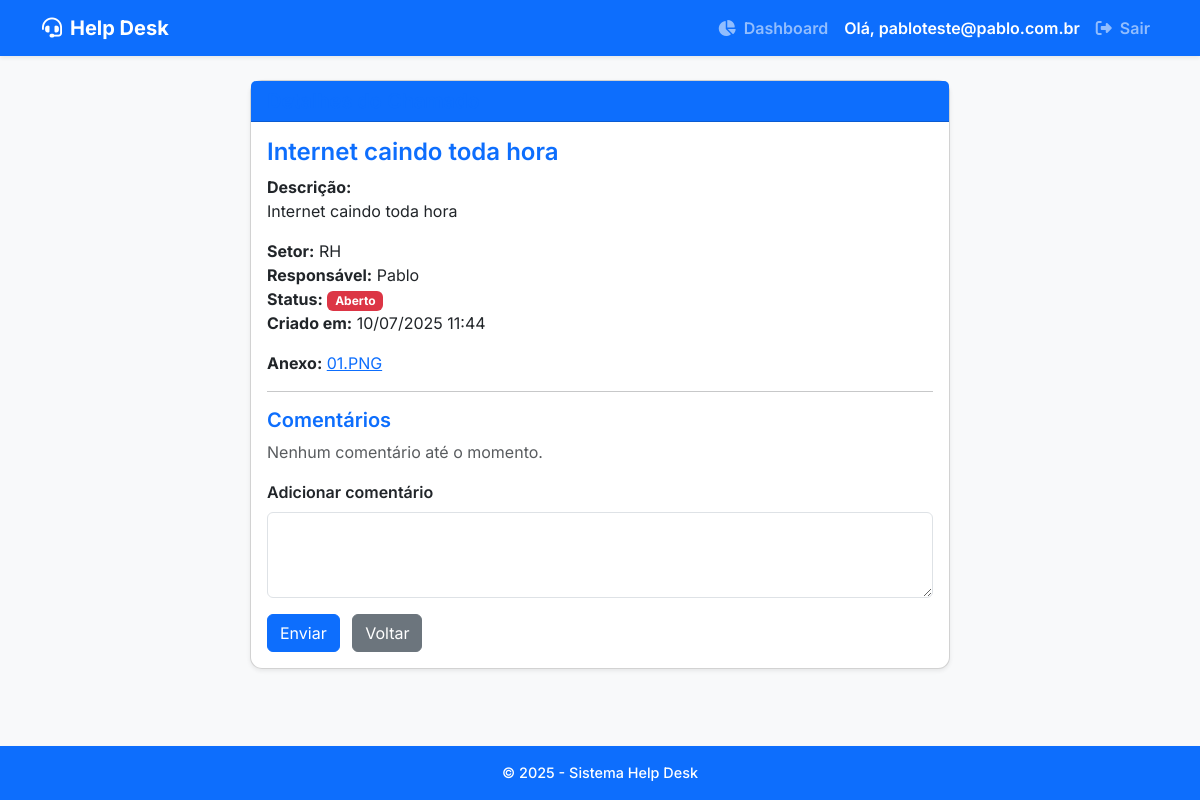
Page /ticket/1 (signed in) on the committed database.
### models.py (models this page shows, shortened)
class User(db.Model, UserMixin):
    id = db.Column(db.Integer, primary_key=True)
    email = db.Column(db.String(150), unique=True, nullable=False)
    password_hash = db.Column(db.String(128), nullable=False)
    is_admin = db.Column(db.Boolean, default=False)

class Ticket(db.Model):
    id = db.Column(db.Integer, primary_key=True)
    titulo = db.Column(db.String(100), nullable=False)
    descricao = db.Column(db.Text, nullable=False)
    setor = db.Column(db.String(50), nullable=False)
    responsavel = db.Column(db.String(50), nullable=False)
    status = db.Column(db.String(20), nullable=False)
    data_criacao = db.Column(db.DateTime, nullable=False, default=datetime.utcnow)
    arquivo_nome = db.Column(db.String(255), nullable=True)
    comentarios = db.relationship('Comment', back_populates='ticket', cascade='all, delete-orphan', lazy='dynamic')

### app.py (the view, shortened to what this page needs)
@app.route('/ticket/<int:id>', methods=['GET', 'POST'])
@login_required
def ticket_detail(id):
    ticket = Ticket.query.get_or_404(id)
    comentarios = ticket.comentarios.order_by(Comment.data_criacao.asc()).all()
    return render_template('ticket_detail.html', ticket=ticket, comentarios=comentarios)

### app.py (called while the page is built)
@login_manager.user_loader
def load_user(user_id):
    return User.query.get(int(user_id))

@app.context_processor
def inject_current_year():
    return {'current_year': datetime.now().year}

### templates/ticket_detail.html
{% extends "layout.html" %}
{% block content %}
<div class="card shadow-sm mx-auto" style="max-width: 700px;">
  <div class="card-header bg-primary text-white">
    <h5 class="mb-0">Detalhes do Chamado</h5>
  </div>
  <div class="card-body">
    <h4>{{ ticket.titulo }}</h4>
    <p><strong>Descrição:</strong><br>{{ ticket.descricao }}</p>
    <p>
      <strong>Setor:</strong> {{ ticket.setor }}<br>
      <strong>Responsável:</strong> {{ ticket.responsavel }}<br>
      <strong>Status:</strong>
      {% if ticket.status == 'Aberto' %}
        <span class="badge bg-danger">{{ ticket.status }}</span>
      {% elif ticket.status == 'Em andamento' %}
        <span class="badge bg-warning text-dark">{{ ticket.status }}</span>
      {% else %}
        <span class="badge bg-success">{{ ticket.status }}</span>
      {% endif %}
      <br>
      <strong>Criado em:</strong> {{ ticket.data_criacao.strftime('%d/%m/%Y %H:%M') }}
    </p>
    {% if ticket.arquivo_nome %}
    <p>
      <strong>Anexo:</strong>
      <a href="{{ url_for('uploaded_file', filename=ticket.arquivo_nome) }}" target="_blank" rel="noopener noreferrer" class="link-primary">
        {{ ticket.arquivo_nome }}
      </a>
    </p>
    {% endif %}
    <hr>
    <h5>Comentários</h5>
    {% if comentarios %}
      <ul class="list-group mb-3">
        {% for comentario in comentarios %}
        <li class="list-group-item">
          <small class="text-muted">{{ comentario.user.email }} em {{ comentario.data_criacao.strftime('%d/%m/%Y %H:%M') }}</small>
          <p class="mb-0">{{ comentario.mensagem }}</p>
        </li>
        {% endfor %}
      </ul>
    {% else %}
      <p class="text-muted">Nenhum comentário até o momento.</p>
    {% endif %}
    <form method="POST" class="mb-0">
      <div class="mb-3">
        <label for="mensagem" class="form-label">Adicionar comentário</label>
        <textarea class="form-control" id="mensagem" name="mensagem" rows="3" required></textarea>
      </div>
      <button type="submit" class="btn btn-primary">Enviar</button>
      <a href="{{ url_for('index') }}" class="btn btn-secondary ms-2">Voltar</a>
    </form>
  </div>
</div>
{% endblock %}

### templates/layout.html (shortened to what this page needs)
<!doctype html>
<html lang="pt-br">
<head>
  <link href="https://cdn.jsdelivr.net/npm/bootstrap@5.3.0/dist/css/bootstrap.min.css" rel="stylesheet" />
  <link
    rel="stylesheet"
    href="https://cdnjs.cloudflare.com/ajax/libs/font-awesome/6.4.0/css/all.min.css"
  />
  <link rel="stylesheet" href="{{ url_for('static', filename='style.css') }}">
</head>
<body class="bg-light d-flex flex-column min-vh-100">
  <nav class="navbar navbar-expand-lg navbar-dark bg-primary shadow-sm">
    <div class="container">
      <a class="navbar-brand fw-bold" href="{{ url_for('index') }}">
        <i class="fa-solid fa-headset me-2"></i>Help Desk
      </a>
      <div class="collapse navbar-collapse justify-content-end" id="navbarNav">
        <ul class="navbar-nav align-items-center">
          {% if current_user.is_authenticated %}
            <li class="nav-item">
              <a class="nav-link fw-semibold" href="{{ url_for('dashboard') }}">
                <i class="fa-solid fa-chart-pie me-1"></i> Dashboard
              </a>
            </li>
            <li class="nav-item">
              <span class="nav-link text-white fw-semibold">Olá, {{ current_user.email }}</span>
            </li>
            <li class="nav-item">
              <a class="nav-link fw-semibold" href="{{ url_for('logout') }}">
                <i class="fa-solid fa-right-from-bracket me-1"></i> Sair
              </a>
            </li>
          {% endif %}
        </ul>
      </div>
    </div>
  </nav>
  <main class="container mt-4 mb-5 flex-fill">
    {% block content %}{% endblock %}
  </main>
  <footer class="bg-primary text-white text-center py-3 mt-auto shadow-sm">
    &copy; {{ current_year }} - Sistema Help Desk
  </footer>
</body>
</html>

### static/style.css (style rules this page uses)
body { background-color: #f8f9fa; font-family: 'Segoe UI', Tahoma, Geneva, Verdana, sans-serif; }
h2, h4, h5 { font-weight: 600; color: #0d6efd; }
.card { border-radius: 12px; box-shadow: 0 4px 15px rgb(0 0 0 / 0.1); }
.btn-primary { background-color: #0d6efd; border-color: #0d6efd; }
.btn-secondary { background-color: #6c757d; border-color: #6c757d; }
footer { font-size: 0.9rem; font-weight: 500; }
.form-label { font-weight: 600; color: #212529; }

### templates/layout.html (style rules this page uses)
body { font-family: 'Inter', sans-serif; }

### rows in the picture
User: email "pabloteste@pablo.com.br"
Ticket: titulo "Internet caindo toda hora", descricao "Internet caindo toda hora", setor "RH", responsavel "Pablo", status "Aberto", data_criacao "10/07/2025 11:44", arquivo_nome "01.PNG"
